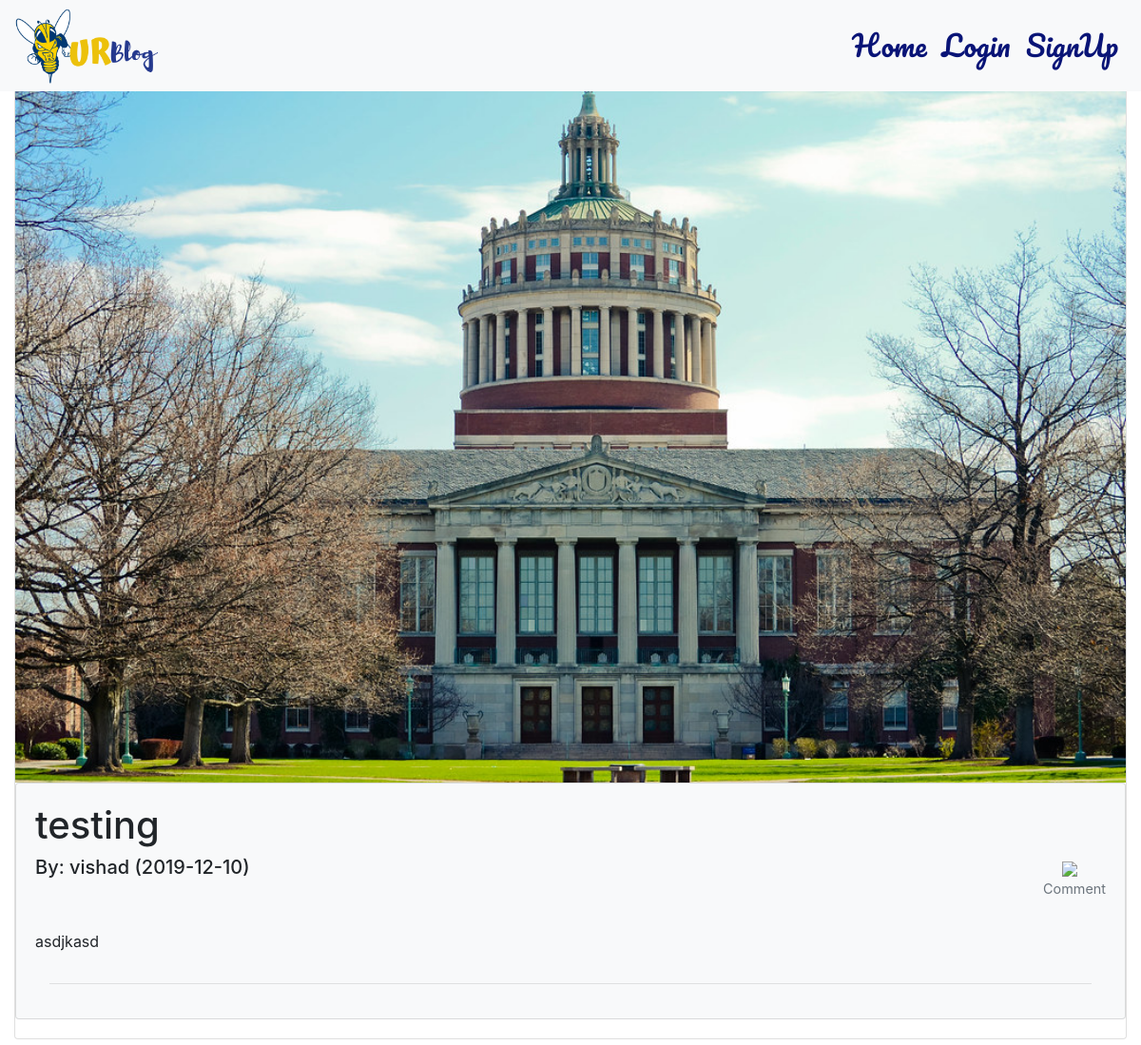
Before: /posts/1 with the older database file.
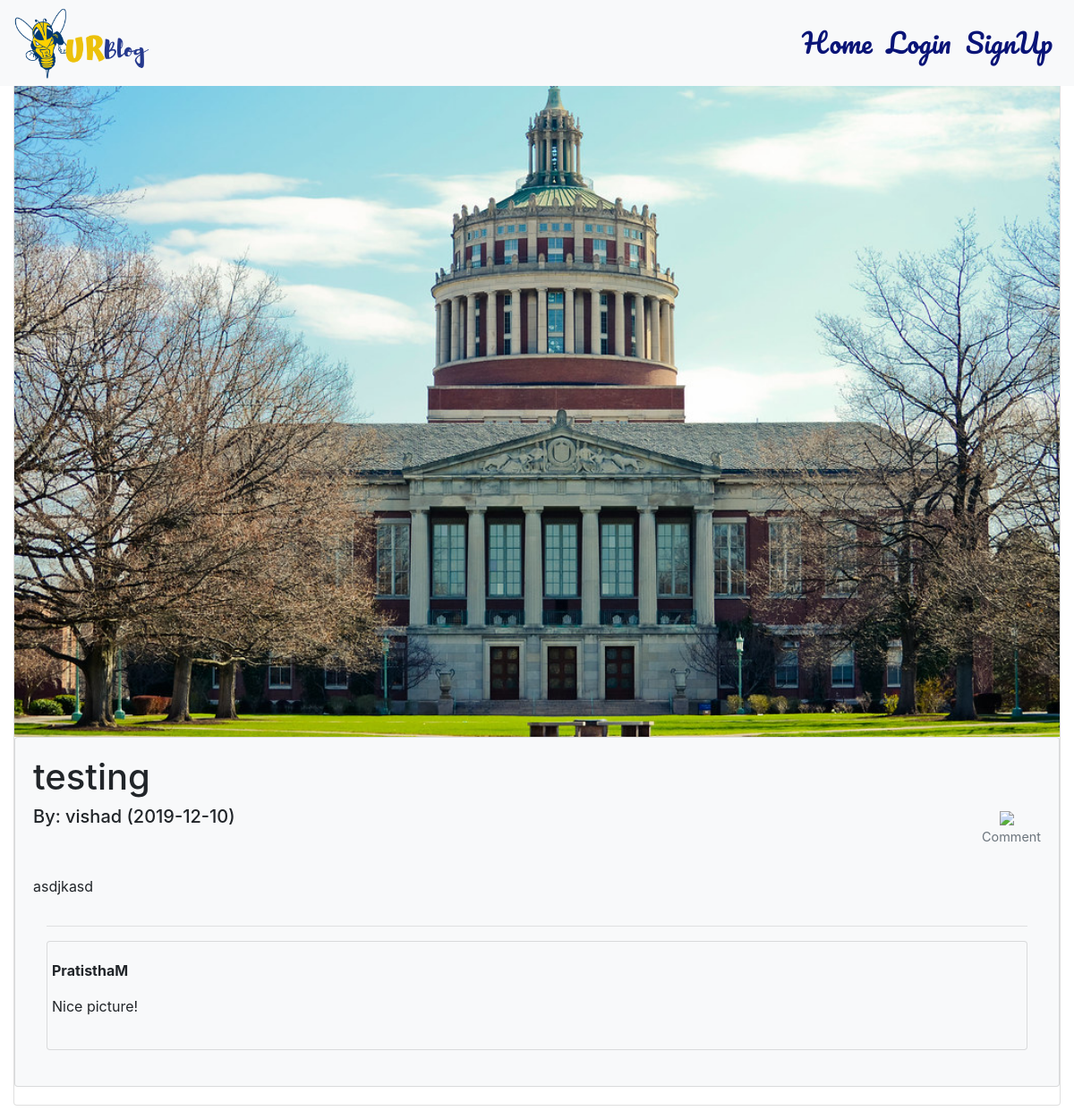
After: the same page with the newer database file.
### backend.py (models this page shows)
class Post(db.Model):
    __tablename__ = "Posts"
    id = db.Column(db.Integer, primary_key=True, autoincrement = True)
    title = db.Column(db.String(50), nullable = False)
    description = db.Column(db.String(128))
    time = db.Column(db.DateTime)
    picture = db.Column(db.String(50), nullable = True)
    user_id = db.Column(db.Integer, db.ForeignKey('Users.id'), nullable=False)
    comments = db.relationship('Comment', backref='post_of_comment', lazy=True)

class User(db.Model, UserMixin):
    __tablename__ = "Users"
    id = db.Column(db.Integer, primary_key=True, autoincrement=True)
    email = db.Column(db.String(120), unique=True, nullable=False)
    username = db.Column(db.String(15), unique=True, nullable = False)
    full_name = db.Column(db.String(128), nullable = False)
    bio = db.Column(db.String(1024))
    class_year = db.Column(db.String(10))
    password = db.Column(db.String(60), nullable=False)
    otp_secret = db.Column(db.Integer, nullable=True)
    picture = db.Column(db.String(20), nullable=False, default='default.jpg')
    posts = db.relationship('Post', backref='author_of_post', lazy=True)
    comments = db.relationship('Comment', backref='author_of_comment', lazy=True)

class Comment(db.Model):
    __tablename__ = "Comments"
    id = db.Column(db.Integer, primary_key=True)
    text = db.Column(db.String(400))
    user_id = db.Column(db.Integer, db.ForeignKey('Users.id'), nullable=False)
    post_id = db.Column(db.Integer, db.ForeignKey('Posts.id'), nullable=False)

### backend.py (the view)
@app.route("/posts/<int:pid>", methods=["GET", "POST"])  # login required
def view_post(pid):
    post = Post.query.filter_by(id=pid).first()
    logged_in = checklogin()
    return render_template("Blog.html", post=post, logged_in=logged_in, pid=pid, current_user=current_user)

### backend.py (called while the page is built)
def checklogin():
    if current_user.is_authenticated:
        return True
    else:
        return False

### templates/Blog.html (shortened to what this page needs)
{%  extends "Header.html" %}
{% block content %}
<body>
	<div class="col-md-12">
		<div class="card">
			<img class ="card-img-top" src="/static/post_pictures/{{post.picture}}" >
			<div class="card card-body bg-light">
				<div class="container">
						<div class="row" >
						<h1>{{post.title}}</h1>
						</div>
						<div class = "row">
							<h5>By: {{ post.author_of_post.username }}   ({{ post.time.strftime('%Y-%m-%d') }}) </h5>
							<div class = "align-self-end ml-auto">
								<figure class="figure">
									  <figure class="figure">
										<a href="/comment/{{pid}}"><img src="https://img.icons8.com/material-rounded/30/000000/comments.png" hspace="20"> </a>
										<figcaption class="figure-caption text-center">Comment</figcaption>
									  </figure>
								</div>
						</div>
						<div class = "row">
							<p>{{ post.description }}</p>
						</div>
						<hr class="my-10">
						{% for comment in post.comments %}
						<div class = "card card-body bg-light">
							<div class = "row">
								<div class = "cold-md-9">
									<p style="text-align: left"><strong> {{comment.author_of_comment.username}}</strong></p>
       								 		<p>{{ comment.text }}</p>
									</div>
							</div>
						</div>
						{% endfor %}
					</div>
				</div>
			</div>
		</div>
</body>
{% endblock %}

### templates/Header.html (shortened to what this page needs)
<!DOCTYPE html>
<html lang="en">
<head>
	<link rel="stylesheet" href="/static/mero.css">
	<link rel="stylesheet" href="https://stackpath.bootstrapcdn.com/bootstrap/4.3.1/css/bootstrap.min.css">
  <nav class="navbar navbar-light bg-light navbar-expand-md fixed-top">
    <a href="http://localhost:5000/"><img class="logo" src="/static/images/logo.png"></a>
    <div class="collapse navbar-collapse " id="forDisplay">
      <ul class="navbar-nav ml-auto">
        {% if logged_in %}
          <a class="nav-link" href="http://localhost:5000/">Home</a>
          <a class="nav-link" href="http://localhost:5000/logout">Logout</a>
          <a class="nav-link" href="http://localhost:5000/profile"><img class ="logo1" id="nav_img" src="/static/user_pictures/{{current_user.picture}}"></a>
        {% else %}
          <a class="nav-link" href="http://localhost:5000/">Home</a>
          <a class="nav-link" href="http://localhost:5000/login">Login</a>
          <a class="nav-link" href="http://localhost:5000/signup">SignUp</a>
        {% endif %}
      </ul>
    </div>
  </nav>
</head>
<br>
<br>
  {% block content %} {% endblock %}
</body>
<br>
</html>

### static/mero.css (style rules this page uses)
html, body { height: 80%; font-weight: 100; }
body { background: #030321; font-family: Arial; }
.card { margin-bottom: 20px !important; }
.logo { width: 150px; padding-top: -0x; }
.nav-link { padding-top:-100px; }
.navbar { font-family: 'Pacifico', cursive; display: block; font-size: 30px; }
.navbar .navbar-nav a { color: rgb(9, 20, 119) !important; }

Changed rows visible on the page:
added Comment: author_of_comment.username "PratisthaM", text "Nice picture!"
